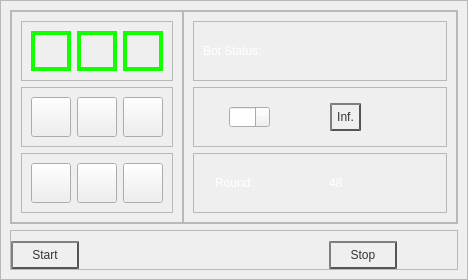
                <widget class="QWidget" name="dragon_Page">
                 <layout class="QHBoxLayout" name="horizontalLayout_16">
                  <property name="spacing">
                   <number>0</number>
                  </property>
                  <property name="leftMargin">
                   <number>0</number>
                  </property>
                  <property name="topMargin">
                   <number>0</number>
                  </property>
                  <property name="rightMargin">
                   <number>0</number>
                  </property>
                  <property name="bottomMargin">
                   <number>0</number>
                  </property>
                  <item>
                   <widget class="QFrame" name="frame_26">
                    <property name="frameShape">
                     <enum>QFrame::StyledPanel</enum>
                    </property>
                    <property name="frameShadow">
                     <enum>QFrame::Raised</enum>
                    </property>
                    <layout class="QVBoxLayout" name="verticalLayout_16">
                     <item>
                      <widget class="QFrame" name="frame_28">
                       <property name="frameShape">
                        <enum>QFrame::StyledPanel</enum>
                       </property>
                       <property name="frameShadow">
                        <enum>QFrame::Raised</enum>
                       </property>
                       <layout class="QHBoxLayout" name="horizontalLayout_26">
                        <property name="spacing">
                         <number>0</number>
                        </property>
                        <property name="leftMargin">
                         <number>0</number>
                        </property>
                        <property name="topMargin">
                         <number>0</number>
                        </property>
                        <property name="rightMargin">
                         <number>0</number>
                        </property>
                        <property name="bottomMargin">
                         <number>0</number>
                        </property>
                        <item>
                         <widget class="QFrame" name="frame_36">
                          <property name="frameShape">
                           <enum>QFrame::StyledPanel</enum>
                          </property>
                          <property name="frameShadow">
                           <enum>QFrame::Raised</enum>
                          </property>
                          <layout class="QVBoxLayout" name="verticalLayout_17">
                           <item>
                            <widget class="QFrame" name="frame_38">
                             <property name="frameShape">
                              <enum>QFrame::StyledPanel</enum>
                             </property>
                             <property name="frameShadow">
                              <enum>QFrame::Raised</enum>
                             </property>
                             <layout class="QHBoxLayout" name="horizontalLayout_17">
                              <item>
                               <widget class="QPushButton" name="pushButton_2">
                                <property name="minimumSize">
                                 <size>
                                  <width>40</width>
                                  <height>40</height>
                                 </size>
                                </property>
                                <property name="maximumSize">
                                 <size>
                                  <width>40</width>
                                  <height>40</height>
                                 </size>
                                </property>
                                <property name="styleSheet">
                                 <string notr="true">QPushButton{
	image: url(:/dragon/gen.png);
}
QPushButton:checked{
	border: 4px solid;
	border-color: rgb(17, 255, 0);
}</string>
                                </property>
                                <property name="text">
                                 <string/>
                                </property>
                                <property name="checkable">
                                 <bool>true</bool>
                                </property>
                                <property name="checked">
                                 <bool>true</bool>
                                </property>
                               </widget>
                              </item>
                              <item>
                               <widget class="QPushButton" name="pushButton">
                                <property name="minimumSize">
                                 <size>
                                  <width>40</width>
                                  <height>40</height>
                                 </size>
                                </property>
                                <property name="maximumSize">
                                 <size>
                                  <width>40</width>
                                  <height>40</height>
                                 </size>
                                </property>
                                <property name="styleSheet">
                                 <string notr="true">QPushButton{
	image: url(:/dragon/gew.png);
}
QPushButton:checked{
	border: 4px solid;
	border-color: rgb(17, 255, 0);
}</string>
                                </property>
                                <property name="text">
                                 <string/>
                                </property>
                                <property name="checkable">
                                 <bool>true</bool>
                                </property>
                                <property name="checked">
                                 <bool>true</bool>
                                </property>
                               </widget>
                              </item>
                              <item>
                               <widget class="QPushButton" name="pushButton_3">
                                <property name="minimumSize">
                                 <size>
                                  <width>40</width>
                                  <height>40</height>
                                 </size>
                                </property>
                                <property name="maximumSize">
                                 <size>
                                  <width>40</width>
                                  <height>40</height>
                                 </size>
                                </property>
                                <property name="styleSheet">
                                 <string notr="true">QPushButton{
	image: url(:/dragon/leb.png);
}
QPushButton:checked{
	border: 4px solid;
	border-color: rgb(17, 255, 0);
}</string>
                                </property>
                                <property name="text">
                                 <string/>
                                </property>
                                <property name="checkable">
                                 <bool>true</bool>
                                </property>
                                <property name="checked">
                                 <bool>true</bool>
                                </property>
                               </widget>
                              </item>
                             </layout>
                            </widget>
                           </item>
                           <item>
                            <widget class="QFrame" name="frame_40">
                             <property name="frameShape">
                              <enum>QFrame::StyledPanel</enum>
                             </property>
                             <property name="frameShadow">
                              <enum>QFrame::Raised</enum>
                             </property>
                             <layout class="QHBoxLayout" name="horizontalLayout_23">
                              <item>
                               <widget class="QPushButton" name="pushButton_4">
                                <property name="minimumSize">
                                 <size>
                                  <width>40</width>
                                  <height>40</height>
                                 </size>
                                </property>
                                <property name="maximumSize">
                                 <size>
                                  <width>40</width>
                                  <height>40</height>
                                 </size>
                                </property>
                                <property name="styleSheet">
                                 <string notr="true">QPushButton{
	image: url(:/dragon/ver.png);
}
QPushButton:checked{
	border: 4px solid;
	border-color: rgb(17, 255, 0);
}</string>
                                </property>
                                <property name="text">
                                 <string/>
                                </property>
                                <property name="checkable">
                                 <bool>true</bool>
                                </property>
                                <property name="checked">
                                 <bool>false</bool>
                                </property>
                               </widget>
                              </item>
                              <item>
                               <widget class="QPushButton" name="pushButton_5">
                                <property name="minimumSize">
                                 <size>
                                  <width>40</width>
                                  <height>40</height>
                                 </size>
                                </property>
                                <property name="maximumSize">
                                 <size>
                                  <width>40</width>
                                  <height>40</height>
                                 </size>
                                </property>
                                <property name="styleSheet">
                                 <string notr="true">QPushButton{
	image: url(:/dragon/gif.png);
}
QPushButton:checked{
	border: 4px solid;
	border-color: rgb(17, 255, 0);
}</string>
                                </property>
                                <property name="text">
                                 <string/>
                                </property>
                                <property name="checkable">
                                 <bool>true</bool>
                                </property>
                                <property name="checked">
                                 <bool>false</bool>
                                </property>
                               </widget>
                              </item>
                              <item>
                               <widget class="QPushButton" name="pushButton_6">
                                <property name="minimumSize">
                                 <size>
                                  <width>40</width>
                                  <height>40</height>
                                 </size>
                                </property>
                                <property name="maximumSize">
                                 <size>
                                  <width>40</width>
                                  <height>40</height>
                                 </size>
                                </property>
                                <property name="styleSheet">
                                 <string notr="true">QPushButton{
	image: url(:/dragon/fro.png);
}
QPushButton:checked{
	border: 4px solid;
	border-color: rgb(17, 255, 0);
}</string>
                                </property>
                                <property name="text">
                                 <string/>
                                </property>
                                <property name="checkable">
                                 <bool>true</bool>
                                </property>
                                <property name="checked">
                                 <bool>false</bool>
                                </property>
                               </widget>
                              </item>
                             </layout>
                            </widget>
                           </item>
                           <item>
                            <widget class="QFrame" name="frame_39">
                             <property name="frameShape">
                              <enum>QFrame::StyledPanel</enum>
                             </property>
                             <property name="frameShadow">
                              <enum>QFrame::Raised</enum>
                             </property>
                             <layout class="QHBoxLayout" name="horizontalLayout_27">
                              <item>
                               <widget class="QPushButton" name="pushButton_7">
                                <property name="minimumSize">
                                 <size>
                                  <width>40</width>
                                  <height>40</height>
                                 </size>
                                </property>
                                <property name="maximumSize">
                                 <size>
                                  <width>40</width>
                                  <height>40</height>
                                 </size>
                                </property>
                                <property name="styleSheet">
                                 <string notr="true">QPushButton{
	image: url(:/dragon/bet.png);
}
QPushButton:checked{
	border: 4px solid;
	border-color: rgb(17, 255, 0);
}</string>
                                </property>
                                <property name="text">
                                 <string/>
                                </property>
                                <property name="checkable">
                                 <bool>true</bool>
                                </property>
                                <property name="checked">
                                 <bool>false</bool>
                                </property>
                               </widget>
                              </item>
                              <item>
                               <widget class="QPushButton" name="pushButton_8">
                                <property name="minimumSize">
                                 <size>
                                  <width>40</width>
                                  <height>40</height>
                                 </size>
                                </property>
                                <property name="maximumSize">
                                 <size>
                                  <width>40</width>
                                  <height>40</height>
                                 </size>
                                </property>
                                <property name="styleSheet">
                                 <string notr="true">QPushButton{
	image: url(:/dragon/rac.png);
}
QPushButton:checked{
	border: 4px solid;
	border-color: rgb(17, 255, 0);
}</string>
                                </property>
                                <property name="text">
                                 <string/>
                                </property>
                                <property name="checkable">
                                 <bool>true</bool>
                                </property>
                                <property name="checked">
                                 <bool>false</bool>
                                </property>
                               </widget>
                              </item>
                              <item>
                               <widget class="QPushButton" name="pushButton_9">
                                <property name="minimumSize">
                                 <size>
                                  <width>40</width>
                                  <height>40</height>
                                 </size>
                                </property>
                                <property name="maximumSize">
                                 <size>
                                  <width>40</width>
                                  <height>40</height>
                                 </size>
                                </property>
                                <property name="styleSheet">
                                 <string notr="true">QPushButton{
	image: url(:/dragon/une.png);
}
QPushButton:checked{
	border: 4px solid;
	border-color: rgb(17, 255, 0);
}</string>
                                </property>
                                <property name="text">
                                 <string/>
                                </property>
                                <property name="checkable">
                                 <bool>true</bool>
                                </property>
                                <property name="checked">
                                 <bool>false</bool>
                                </property>
                               </widget>
                              </item>
                             </layout>
                            </widget>
                           </item>
                          </layout>
                         </widget>
                        </item>
                        <item>
                         <widget class="QFrame" name="frame_37">
                          <property name="frameShape">
                           <enum>QFrame::StyledPanel</enum>
                          </property>
                          <property name="frameShadow">
                           <enum>QFrame::Raised</enum>
                          </property>
                          <layout class="QVBoxLayout" name="verticalLayout_18">
                           <item>
                            <widget class="QFrame" name="frame_41">
                             <property name="frameShape">
                              <enum>QFrame::StyledPanel</enum>
                             </property>
                             <property name="frameShadow">
                              <enum>QFrame::Raised</enum>
                             </property>
                             <layout class="QHBoxLayout" name="horizontalLayout_28">
                              <item>
                               <widget class="QLabel" name="label_24">
                                <property name="styleSheet">
                                 <string notr="true">color: rgb(255, 255, 255);
font: 14pt &quot;Comic Sans MS&quot;;</string>
                                </property>
                                <property name="text">
                                 <string>Bot Status:</string>
                                </property>
                               </widget>
                              </item>
                              <item>
                               <widget class="QLabel" name="label_23">
                                <property name="styleSheet">
                                 <string notr="true">font: 14pt &quot;Comic Sans MS&quot;;</string>
                                </property>
                                <property name="text">
                                 <string/>
                                </property>
                               </widget>
                              </item>
                             </layout>
                            </widget>
                           </item>
                           <item>
                            <widget class="QFrame" name="frame_43">
                             <property name="frameShape">
                              <enum>QFrame::StyledPanel</enum>
                             </property>
                             <property name="frameShadow">
                              <enum>QFrame::Raised</enum>
                             </property>
                             <layout class="QHBoxLayout" name="horizontalLayout_29">
                              <property name="spacing">
                               <number>60</number>
                              </property>
                              <property name="leftMargin">
                               <number>35</number>
                              </property>
                              <property name="topMargin">
                               <number>0</number>
                              </property>
                              <property name="rightMargin">
                               <number>85</number>
                              </property>
                              <property name="bottomMargin">
                               <number>0</number>
                              </property>
                              <item>
                               <widget class="QSpinBox" name="spinBox">
                                <property name="styleSheet">
                                 <string notr="true">font: 12pt &quot;Comic Sans MS&quot;;
color: rgb(255, 255, 255);</string>
                                </property>
                               </widget>
                              </item>
                              <item>
                               <widget class="QPushButton" name="level_Btn_5">
                                <property name="styleSheet">
                                 <string notr="true">QPushButton{
    color: #333;
    border: 2px solid #555;
    border-style: outset;
    background: qradialgradient(
        cx: 0.3, cy: -0.4, fx: 0.3, fy: -0.4,
        radius: 1.35, stop: 0 #fff, stop: 1 #888
        );
    padding: 5px;
	font: 9pt &quot;Comic Sans MS&quot;;
}
QPushButton:hover {
    background: qradialgradient(
        cx: 0.3, cy: -0.4, fx: 0.3, fy: -0.4,
        radius: 1.35, stop: 0 #fff, stop: 1 #bbb
        );
    }

QPushButton:pressed {
    border-style: inset;
    background: qradialgradient(
        cx: 0.4, cy: -0.1, fx: 0.4, fy: -0.1,
        radius: 1.35, stop: 0 #fff, stop: 1 #ddd
        );
    }
QPushButton:checked{
 	border: 3px solid;
	border-color: rgb(5, 193, 5);
}</string>
                                </property>
                                <property name="text">
                                 <string>Inf.</string>
                                </property>
                                <property name="checkable">
                                 <bool>true</bool>
                                </property>
                                <property name="checked">
                                 <bool>false</bool>
                                </property>
                               </widget>
                              </item>
                             </layout>
                            </widget>
                           </item>
                           <item>
                            <widget class="QFrame" name="frame_42">
                             <property name="frameShape">
                              <enum>QFrame::StyledPanel</enum>
                             </property>
                             <property name="frameShadow">
                              <enum>QFrame::Raised</enum>
                             </property>
                             <layout class="QHBoxLayout" name="horizontalLayout_30">
                              <property name="leftMargin">
                               <number>21</number>
                              </property>
                              <item>
                               <widget class="QLabel" name="label_26">
                                <property name="styleSheet">
                                 <string notr="true">color: rgb(255, 255, 255);
font: 14pt &quot;Comic Sans MS&quot;;</string>
                                </property>
                                <property name="text">
                                 <string>Round:</string>
                                </property>
                               </widget>
                              </item>
                              <item>
                               <widget class="QLabel" name="label_25">
                                <property name="styleSheet">
                                 <string notr="true">color: rgb(255, 255, 255);
font: 14pt &quot;Comic Sans MS&quot;;</string>
                                </property>
                                <property name="text">
                                 <string>48</string>
                                </property>
                               </widget>
                              </item>
                             </layout>
                            </widget>
                           </item>
                          </layout>
                         </widget>
                        </item>
                       </layout>
                      </widget>
                     </item>
                     <item>
                      <widget class="QFrame" name="frame_27">
                       <property name="maximumSize">
                        <size>
                         <width>16777215</width>
                         <height>80</height>
                        </size>
                       </property>
                       <property name="styleSheet">
                        <string notr="true">QPushButton{
    color: #333;
    border: 2px solid #555;
    border-style: outset;
    background: qradialgradient(
        cx: 0.3, cy: -0.4, fx: 0.3, fy: -0.4,
        radius: 1.35, stop: 0 #fff, stop: 1 #888
        );
    padding: 5px;
	font: 9pt &quot;Comic Sans MS&quot;;
}
QPushButton:hover {
    background: qradialgradient(
        cx: 0.3, cy: -0.4, fx: 0.3, fy: -0.4,
        radius: 1.35, stop: 0 #fff, stop: 1 #bbb
        );
    }

QPushButton:pressed {
    border-style: inset;
    background: qradialgradient(
        cx: 0.4, cy: -0.1, fx: 0.4, fy: -0.1,
        radius: 1.35, stop: 0 #fff, stop: 1 #ddd
        );
    }
</string>
                       </property>
                       <property name="frameShape">
                        <enum>QFrame::StyledPanel</enum>
                       </property>
                       <property name="frameShadow">
                        <enum>QFrame::Raised</enum>
                       </property>
                       <layout class="QHBoxLayout" name="horizontalLayout_25">
                        <property name="spacing">
                         <number>250</number>
                        </property>
                        <property name="leftMargin">
                         <number>0</number>
                        </property>
                        <property name="topMargin">
                         <number>10</number>
                        </property>
                        <property name="rightMargin">
                         <number>60</number>
                        </property>
                        <property name="bottomMargin">
                         <number>0</number>
                        </property>
                        <item>
                         <widget class="QPushButton" name="info_Btn_4">
                          <property name="styleSheet">
                           <string notr="true"/>
                          </property>
                          <property name="text">
                           <string>Start</string>
                          </property>
                         </widget>
                        </item>
                        <item>
                         <widget class="QPushButton" name="info_Btn_5">
                          <property name="styleSheet">
                           <string notr="true"/>
                          </property>
                          <property name="text">
                           <string>Stop</string>
                          </property>
                         </widget>
                        </item>
                       </layout>
                      </widget>
                     </item>
                    </layout>
                   </widget>
                  </item>
                 </layout>
                </widget>
